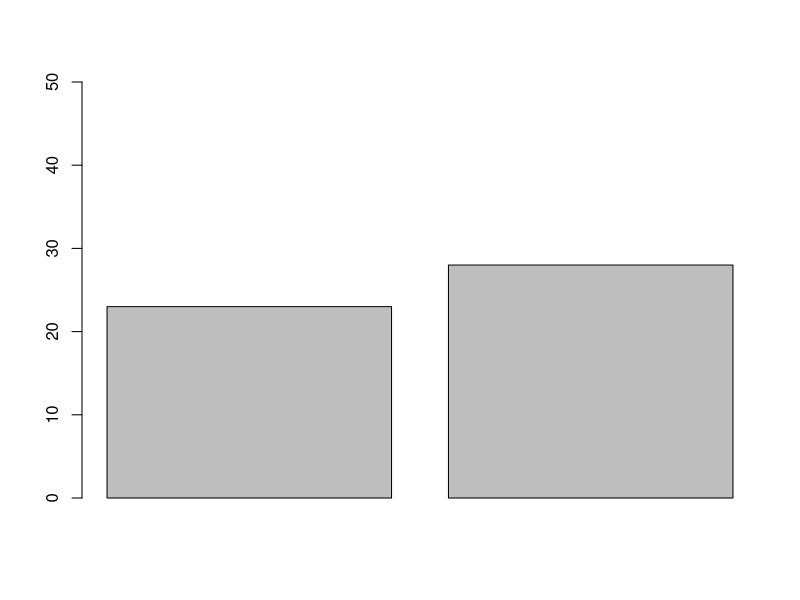
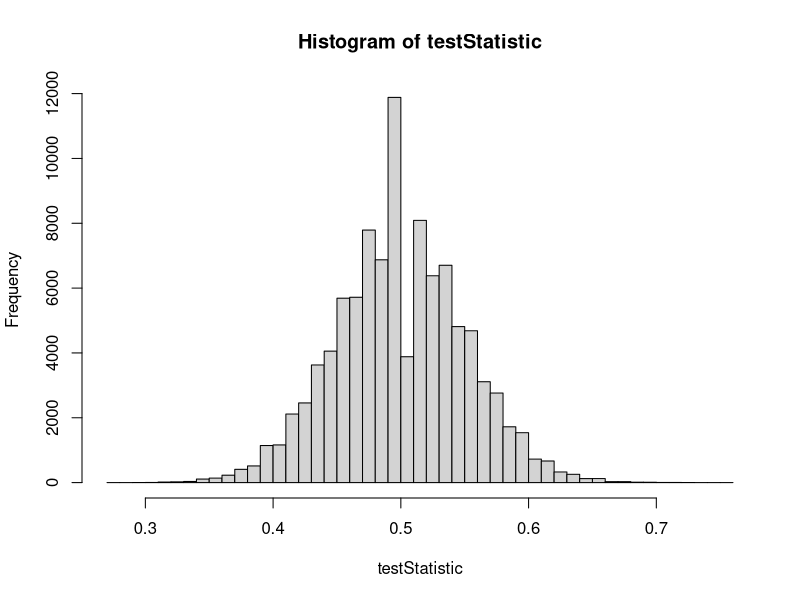
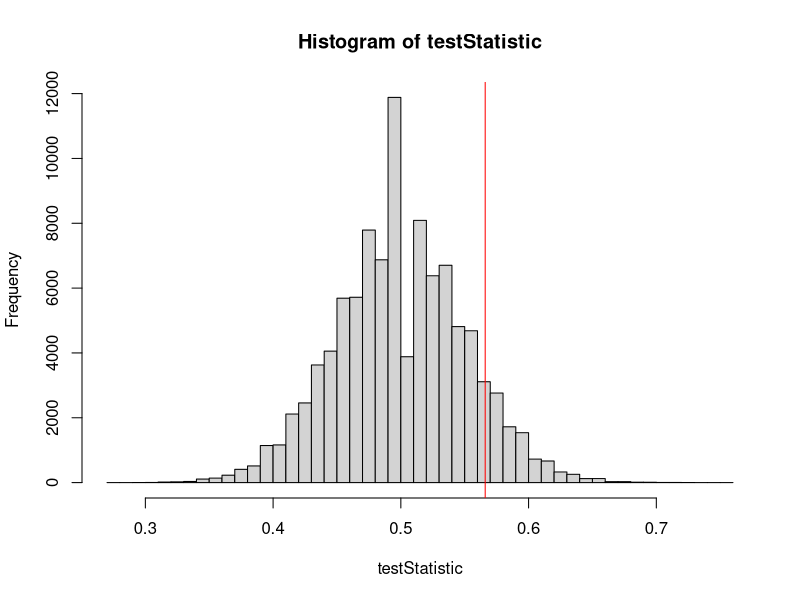
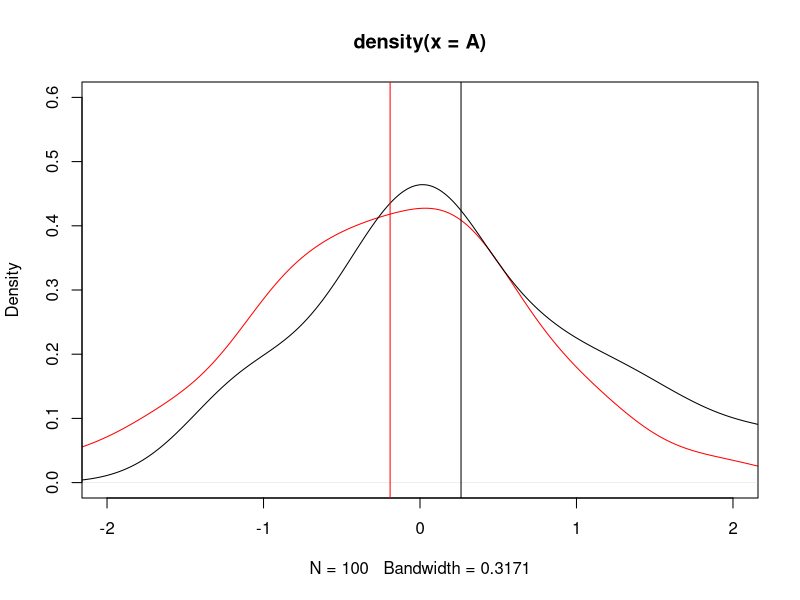
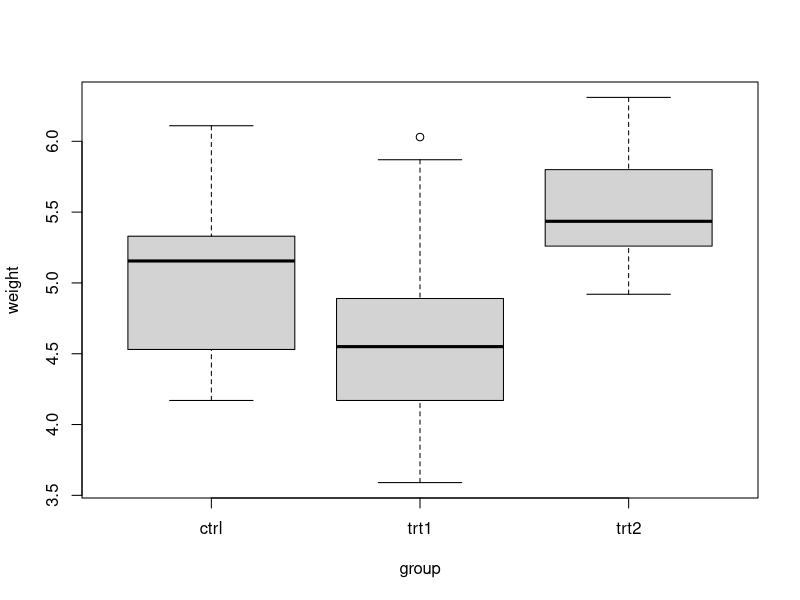
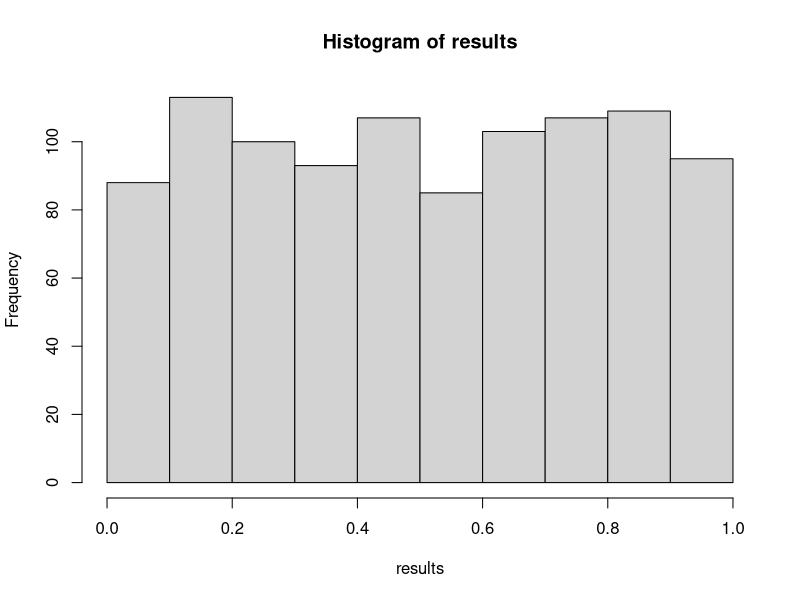
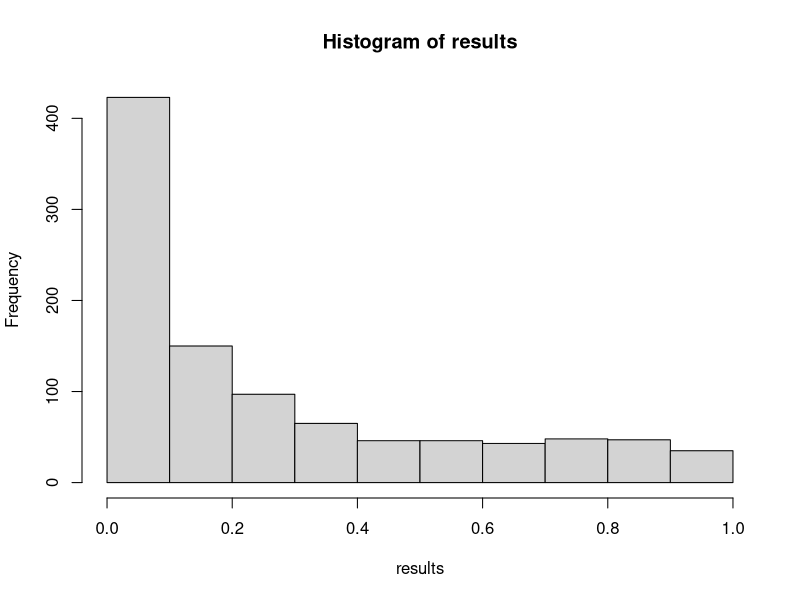
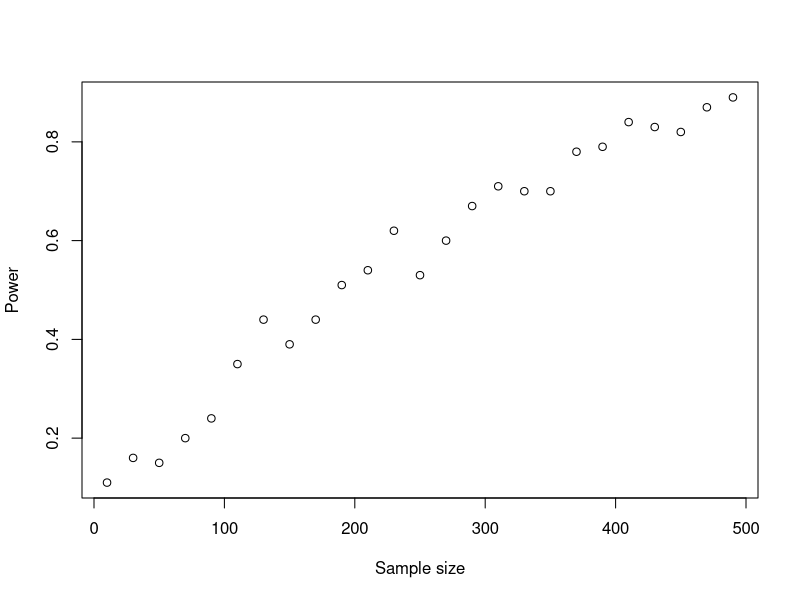

R code for these plots, in order:
## ---- chunk 1
set.seed(42)
## ---- chunk 2
set.seed(123)
# Let's create a true world without effect:
PperGroup = 50 # number of replicates (e.g., persons per treatment group)
pC = 0.5 #probability of being cured in control group
pT = 0.5 #probability of being cured in treatment group; = same because we want to use these to get the distribution of the test statistic we define below when H0 is true (no effect)

# Let's draw a sample from this world without effect
control = rbinom(n = 1, size = PperGroup, prob = pC)
treat = rbinom(n = 1, size = PperGroup, prob = pT)
#calculate the test statistic: 
treat/(treat+control)
#and plot
barplot(c(control, treat), ylim = c(0, 50))
## ---- chunk 3
testStatistic = rep(NA, 100000) 
for (i in 1:100000) {
  control = rbinom(n = 1, size = PperGroup, prob = pC)
  treat = rbinom(n = 1, size = PperGroup, prob = pT)
  testStatistic[i] = control/(treat+control) # test statistic 
}
hist(testStatistic, breaks = 50)
## ---- chunk 4
hist(testStatistic, breaks = 50)
testStatisticData = 30/(30+23)
abline(v = testStatisticData, col = "red")

mean(testStatistic > testStatisticData)
# compare each value in our testStatistic distribution with
# the observed value and calculate proportion of TRUE values 
# (where testStatistic > testStatisticData)
## ---- chunk 5
prop.test(c(30, 23), c(PperGroup, PperGroup))
# other test statistic with known distribution
# Pearson's chi-squared test statistic
# no need to simulate
## ---- chunk 6
#| code-fold: true
set.seed(1)
A = rnorm(100, mean = -.3)
B = rnorm(100, mean = .3)
plot(density(A), col = "red", xlim = c(-2, 2), ylim = c(0, 0.6))
lines(density(B))
abline(v = mean(A), col = "red")
abline(v = mean(B))
## ---- chunk 7
    A_m = mean(A)
    B_m = mean(B)
    A_v = var(A)
    B_v = var(B)
## ---- chunk 8
    t_statistic = (A_m - B_m) / sqrt( A_v  / length(A) + B_v / length(B))
    t_statistic
## ---- chunk 9
    pt( t_statistic,  # test statistic
       df = length(A)+length(B)-2, # degrees of freedom, roughly = n_obs - n_parameters
       lower.tail = TRUE
      )*2
## ---- chunk 10
t.test(A, B, var.equal = TRUE)
## ---- chunk 11
# with real data
head(PlantGrowth)
boxplot(weight ~ group, data = PlantGrowth)

ctrl = PlantGrowth$weight[PlantGrowth$group == "ctrl"]
trt1 = PlantGrowth$weight[PlantGrowth$group == "trt1"]

# attention: t test assumes normal dirstribution of measurements in both groups!
# test normality before doing the t test:
shapiro.test(ctrl)
shapiro.test(trt1)


t.test(ctrl, trt1)
# note that this is a "Welch" t-test
# we will have a look at the differences among t-tests in the next large exercise

# What is H0? equal means
# What is the result? test is not significant, H0 is not rejected
# Explain the different values in the output!

## ---- chunk 12
results = replicate(1000, {
  A = rnorm(100, mean = 0.0)
  B = rnorm(100, mean = 0.0)
  t.test(A, B)$p.value
})
hist(results)
## ---- chunk 13
mean(results < 0.05)
## ---- chunk 14
# conduct a t-test for each of the treatment combinations
# save each test as a new object (test 1 to 3)
control = PlantGrowth$weight[PlantGrowth$group == "ctrl"]
trt1 = PlantGrowth$weight[PlantGrowth$group == "trt1"]
trt2 = PlantGrowth$weight[PlantGrowth$group == "trt2"]

test1 = t.test(control, trt1)
test2 = t.test(control, trt2)
test3 = t.test(trt1, trt2)

c(test1$p.value, test2$p.value, test3$p.value)

# now adjust these values
p.adjust(c(test1$p.value, test2$p.value, test3$p.value)) # standard is holm, average conservative
p.adjust(c(test1$p.value, test2$p.value, test3$p.value), method = "bonferroni") # conservative
p.adjust(c(test1$p.value, test2$p.value, test3$p.value), method = "BH") # least conservative
# for details on the methods see help
## ---- chunk 15
results = replicate(1000, {
  A = rnorm(100, mean = 0.0)
  B = rnorm(100, mean = 0.2) # effect is there
  t.test(A, B)$p.value
})
hist(results)
## ---- chunk 16
mean(results < 0.05)
## ---- chunk 17
#| code-fold: true
results = 
  sapply(seq(10, 500, by = 20), function(n) {
    results = replicate(100, {
      A = rnorm(n, mean = 0.0)
      B = rnorm(n, mean = 0.2) # effect is there
      t.test(A, B)$p.value
    })
    power = 1 - mean(results > 0.05)
    return(power)
  })
plot(seq(10, 500, by = 20), results, xlab = "Sample size", ylab = "Power", main = "")
## ---- chunk 18
power.t.test(n = 10, delta = 1, sd = 1, type = "one.sample")

# Power increases with sample size (effect size constant, sd constant):
pow <- function(n) power.t.test(n, delta = 1, sd = 1, type = "one.sample")$power
plot(1:20, sapply(1:20, pow), xlab = "Sample size", ylab = "Power", pch = 20)

# Power increases with effect size
pow <- function(d) power.t.test(n = 20, delta = d, sd = 1, 
                                type = "one.sample")$power
plot(seq(0,1,0.05), sapply(seq(0,1,0.05), pow), xlab = "Effect size", 
     ylab = "Power", pch = 20)

# Power decreases with increasing standard deviation (or variance):
pow <- function(s) power.t.test(n = 20, delta = 1, sd = s, 
                                type = "one.sample")$power
plot(seq(0.5,1.5,0.05), sapply(seq(0.5,1.5,0.05), pow), 
     xlab = "Standard deviation", ylab = "Power", pch = 20)
